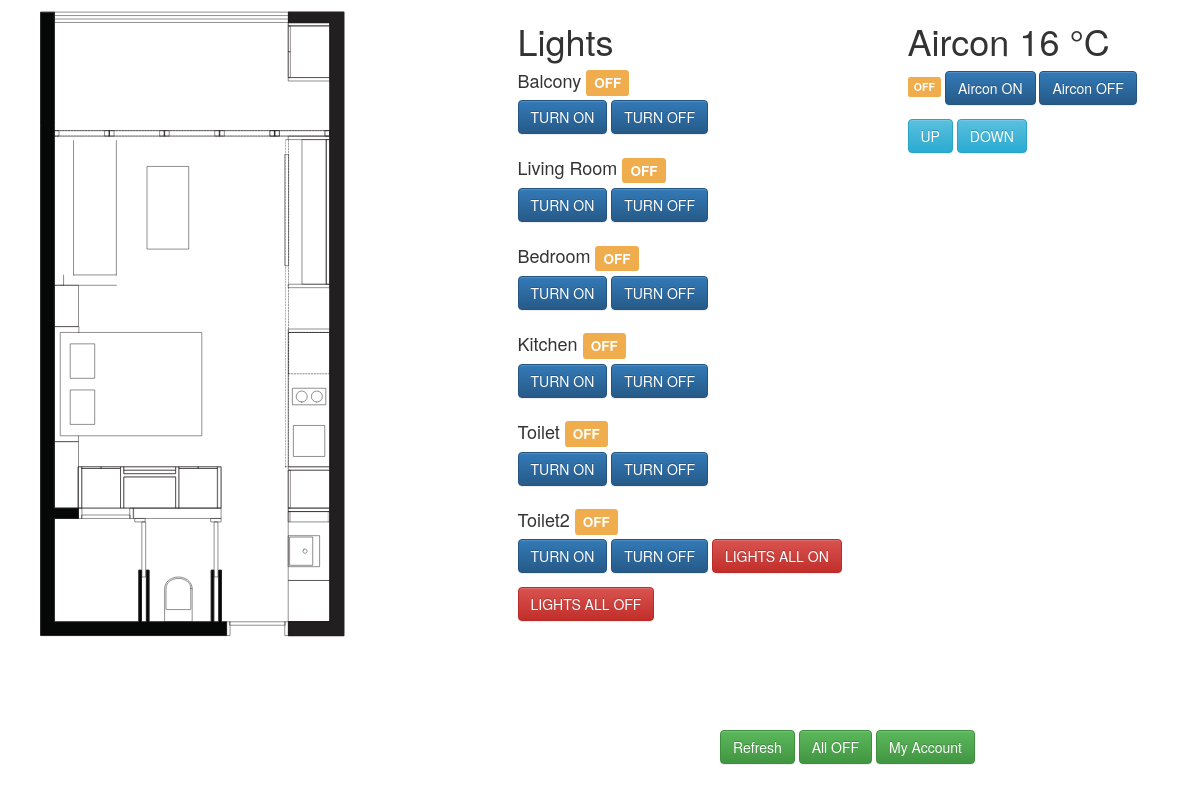
The app's page /indiv/, older data.
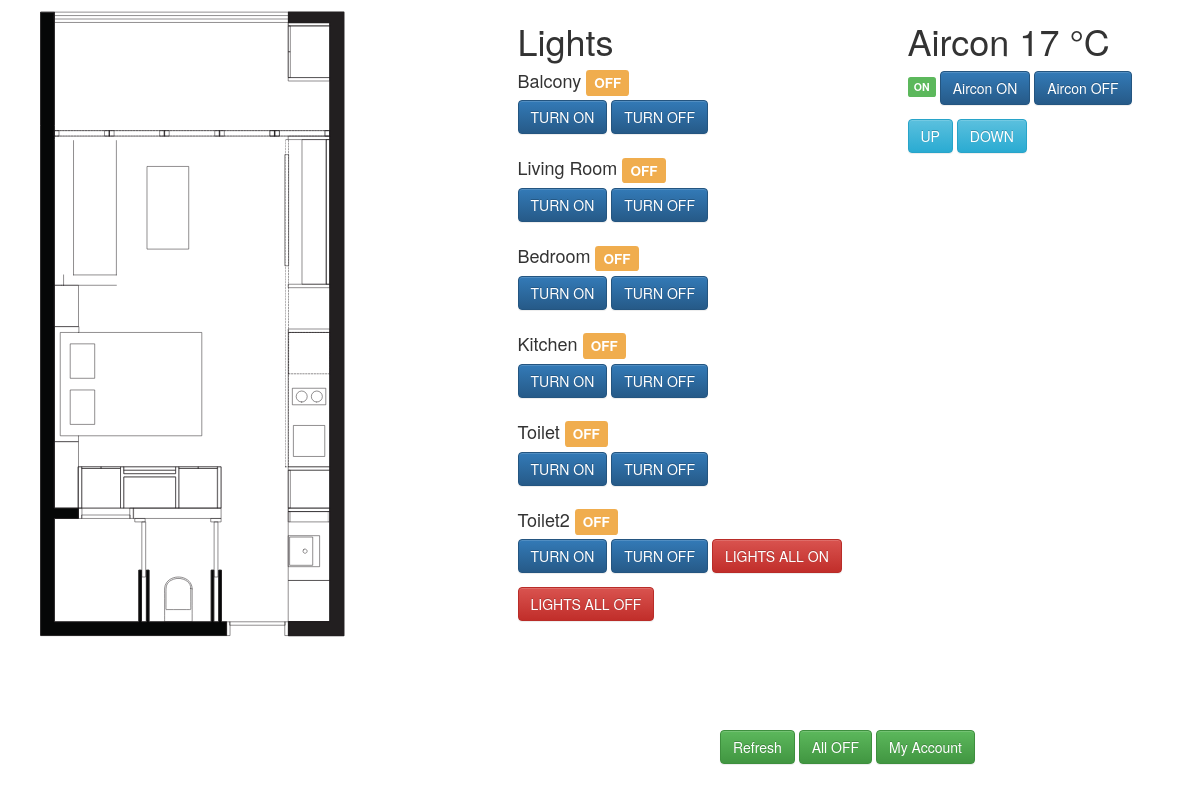
The same page, newer data.
### BanyanApp/models.py (models this page shows, shortened)
class Air(models.Model):
    state = models.BooleanField(default=False)
    value = models.IntegerField(default=0, validators=[MinValueValidator(16), MaxValueValidator(30)])
    room = models.CharField(max_length=50)
    pin = models.IntegerField(default=0)

### BanyanApp/views.py (the view, shortened to what this page needs)
# urls.py: url(r'^indiv/$', indiv),
def indiv(request):
    lights = Light.objects.all()
    air = Air.objects.all()[0]
    context = {"dict": {"lights":lights}, "air":air}
    return render(request, "indiv.html", context)

### templates/indiv.html (shortened to what this page needs)
{% extends 'application.html' %}
{% block content %}
<div id=menu>
  <a href="/indiv/">
    <input type="button" value="Refresh" class="btn btn-success">
  </a>
  <a href="/indiv/">
    <input type="button" value="All OFF" class="btn btn-success">
  </a>
  <a href="/indiv/">
    <input type="button" value="My Account" class="btn btn-success">
  </a>
</div>
<div class="content container">
  <div class="row">
    <div class="col-sm-5">
      <img src="/static/img/floorplan.svg" class="floorplan">
    </div>
    <div class="col-sm-4">
      {% for key,value in dict.items %}
        <h1> {{key|title}}</h1>
        {% for item in value %}
          <h4> {{item.room}}
          {% if item.state %}
            <span class="label label-success">ON</span>
          {% else %}
            <span class="label label-warning">OFF</span>
          {% endif %}
          </h4>
          <form action="/indiv/" method="post" class="inline">
            <input type="submit" value="TURN ON" class="btn btn-primary">
          </form>
          <form action="/indiv/" method="post" class="inline">
            <input type="submit" value="TURN OFF" class="btn btn-primary">
          </form>
        {% endfor %}
      {% endfor %}
      <form action="/indiv/" method="post" class="inline">
        <input type="submit" value="LIGHTS ALL ON" class="btn btn-danger">
      </form>
      <form action="/indiv/" method="post" class="inline">
        <input type="submit" value="LIGHTS ALL OFF" class="btn btn-danger">
      </form>
    </div>
    <div class="col-sm-3">
      <h1>Aircon {{air.value}} °C</h1>
      {% if air.state %}
        <span class="label label-success">ON</span>
      {% else %}
        <span class="label label-warning">OFF</span>
      {% endif %}
      <form action="/indiv/" method="post" class="inline">
        <input type="submit" value="Aircon ON" class="btn btn-primary">
      </form>
      <form action="/indiv/" method="post" class="inline">
        <input type="submit" value="Aircon OFF" class="btn btn-primary">
      </form>
      <form action="/indiv/" method="post" class="inline">
        <input type="submit" value="UP" class="btn btn-info">
      </form>
      <form action="/indiv/" method="post" class="inline">
        <input type="submit" value="DOWN" class="btn btn-info">
      </form>
    </div>
  </div>
</div>
{% endblock %}

Row changes from the older to the newer data that the page shows:
changed Air: value "16" → "17"; state False → True (drawn)
Text that changed along with them:
text no longer shown: "OFF"
text now shown: "ON"
